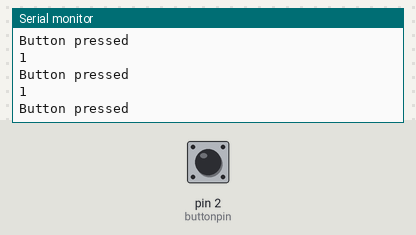
Bench run of a sketch on a simulated Arduino Uno, built with avr-gcc and run on an emulated ATmega328P. Shown: the last lines printed to the serial monitor. The test bench sets the inputs (shaded band); at power-on: pin 2 (buttonpin) HIGH.

Above: at 1.2 s.
1.3 s: pin 2 (buttonpin) pulled LOW for 0.15 s
2.9 s: pin 2 (buttonpin) driven LOW
At 3.8 s:
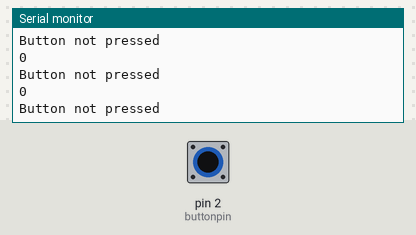
5.9 s: pin 2 (buttonpin) driven HIGH
At 7.0 s:
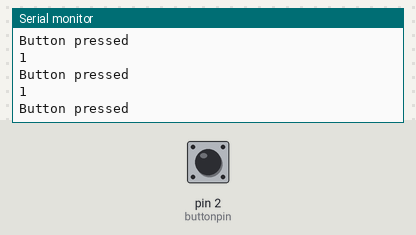
8.9 s: pin 2 (buttonpin) driven LOW
At 9.6 s:
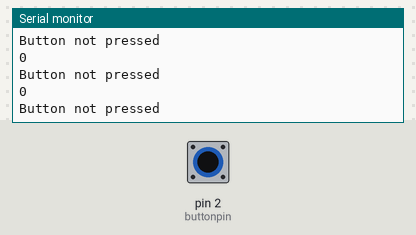
11.9 s: pin 2 (buttonpin) pulsed HIGH 5 times (0.12 s each, 0.3 s apart)
25.4 s: pin 2 (buttonpin) driven HIGH
At 26.4 s:
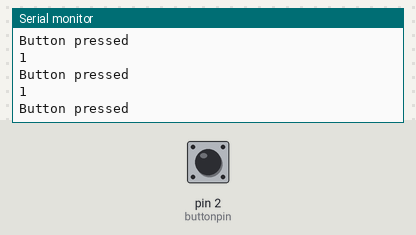

The sketch:

led2_Switch.ino
```cpp
const int buttonpin = 2;
const int ledpin = 0;

int buttonstates = 0;

void setup() {
  Serial.begin(9600);
  pinMode(buttonpin, INPUT);
  pinMode(ledpin, OUTPUT);
}

void loop(){
  buttonstates = digitalRead(buttonpin);
  Serial.println(buttonstates);

  if (buttonstates == LOW) {
    Serial.println("Button not pressed");
    digitalWrite(ledpin, LOW);

  } else {
    Serial.println("Button pressed");
    digitalWrite(ledpin, HIGH);
  }
}
```

Measured:
- after the input at 25.4 s, the serial monitor: prints a new line after 0.08 s (image 4)
